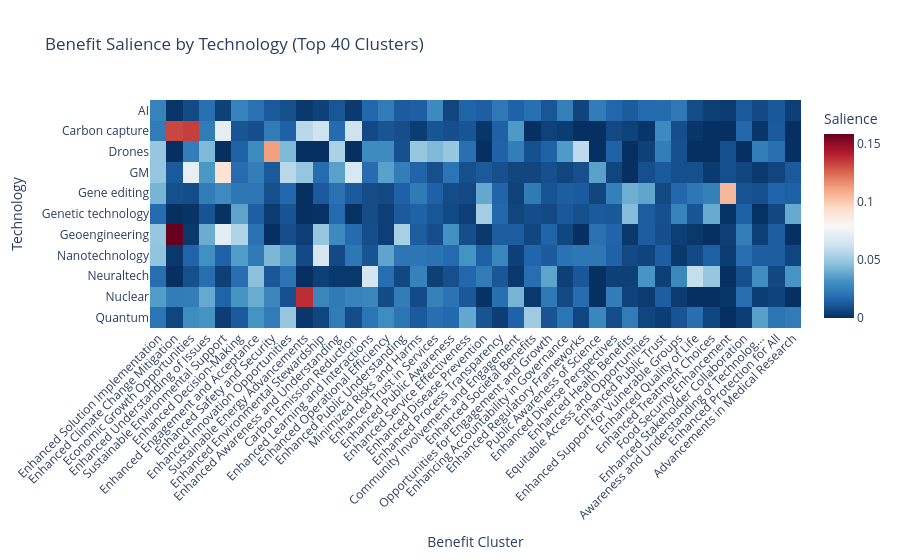

The code cell stored with this chart in its notebook:
### Code cell
# @title Visualise cross-technology benefit distribution
show_status("Creating cross-technology benefit heatmap...")
fig = _address.cross_technology_heatmap(benefit_salience_df, BENEFIT_CLUSTER_LABELS, "benefit", top_n=40)
fig.show()
show_complete("Cross-technology benefit heatmap complete")

### Figure 1 — Plotly figure (JSON) as saved in the notebook; plotly's stock layout.template omitted (floating-point values rounded to 4 significant figures; data arrays with more than 128 entries replaced by an {"elided": "..."} marker saying what was removed)
{"data": [{"coloraxis": "coloraxis", "hovertemplate": "Benefit Cluster: %{x}<br>Technology: %{y}<br>Salience: %{z}<extra></extra>", "name": "0", "type": "heatmap", "x": ["Enhanced Solution Implementation", "Enhanced Climate Change Mitigation", "Economic Growth Opportunities", "Enhanced Understanding of Issues", "Sustainable Environmental Support", "Enhanced Decision-Making", "Enhanced Engagement and Acceptance", "Enhanced Safety and Security", "Enhanced Innovation Opportunities", "Sustainable Energy Advancements", "Enhanced Environmental Stewardship", "Enhanced Awareness and Understanding", "Carbon Emission Reduction", "Enhanced Learning and Interactions", "Enhanced Operational Efficiency", "Enhanced Public Understanding", "Minimized Risks and Harms", "Enhanced Trust in Services", "Enhanced Public Awareness", "Enhanced Service Effectiveness", "Enhanced Disease Prevention", "Enhanced Process Transparency", "Community Involvement and Engagement", "Enhanced Societal Benefits", "Opportunities for Engagement and Growth", "Enhancing Accountability in Governance", "Enhanced Regulatory Frameworks", "Public Awareness of Science", "Enhanced Diverse Perspectives", "Enhanced Health Benefits", "Equitable Access and Opportunities", "Enhanced Public Trust", "Enhanced Support for Vulnerable Groups", "Enhanced Quality of Life", "Enhanced Treatment Choices", "Food Security Enhancement", "Enhanced Stakeholder Collaboration", "Awareness and Understanding of Technolog…", "Enhanced Protection for All", "Advancements in Medical Research"], "xaxis": "x", "y": ["AI", "Carbon capture", "Drones", "GM", "Gene editing", "Genetic technology", "Geoengineering", "Nanotechnology", "Neuraltech", "Nuclear", "Quantum"], "yaxis": "y", "z": {"elided": "11x40 float values"}}], "layout": {"coloraxis": {"autocolorscale": false, "colorbar": {"title": {"text": "Salience"}}, "colorscale": [[0, "rgb(5,48,97)"], [0.1, "rgb(33,102,172)"], [0.2, "rgb(67,147,195)"], [0.3, "rgb(146,197,222)"], [0.4, "rgb(209,229,240)"], [0.5, "rgb(247,247,247)"], [0.6, "rgb(253,219,199)"], [0.7, "rgb(244,165,130)"], [0.8, "rgb(214,96,77)"], [0.9, "rgb(178,24,43)"], [1, "rgb(103,0,31)"]]}, "margin": {"b": 200, "l": 150}, "title": {"text": "Benefit Salience by Technology (Top 40 Clusters)"}, "xaxis": {"anchor": "y", "domain": [0, 1], "tickangle": -45, "title": {"text": "Benefit Cluster"}}, "yaxis": {"anchor": "x", "autorange": "reversed", "domain": [0, 1], "title": {"text": "Technology"}}}}
